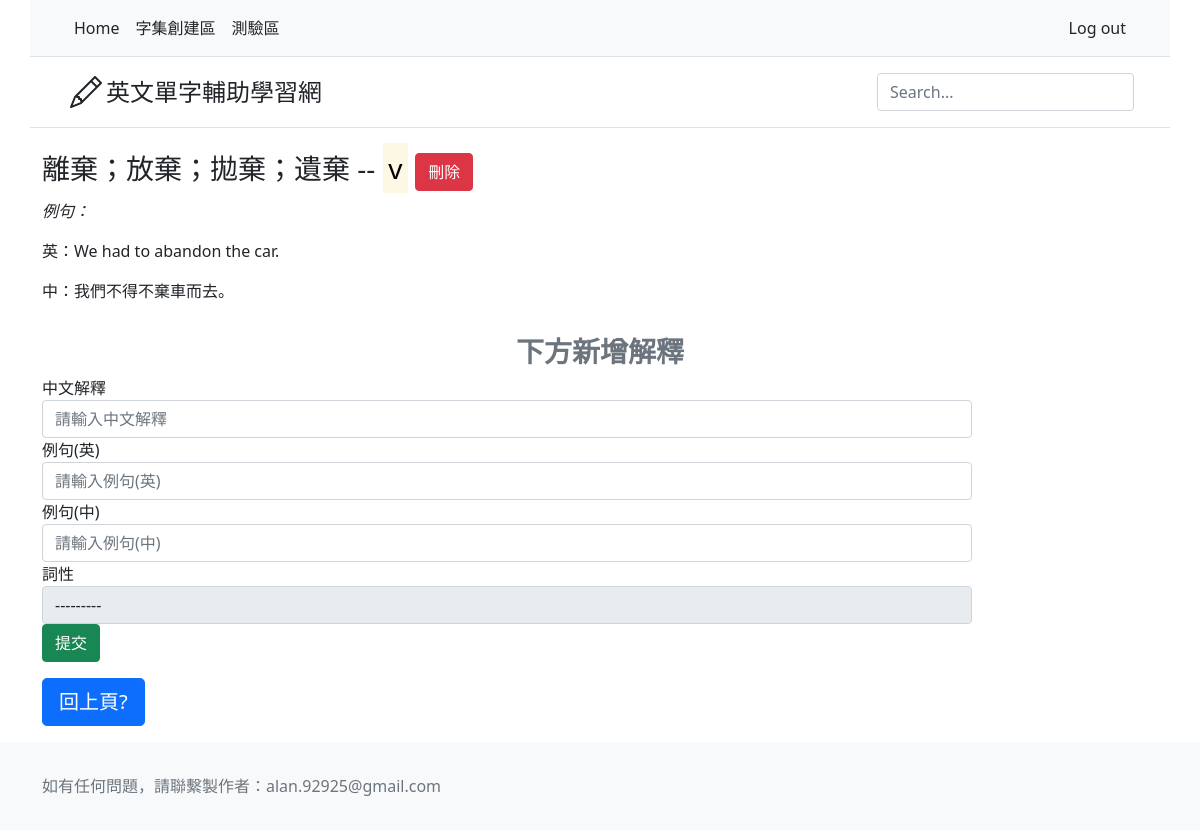
Page /words/WordEditor/voc/meaning/64/ (signed in) on the committed database.
### words/models.py (models this page shows, shortened)
class Meaning(models.Model):
    vocabulary = models.ForeignKey(Vocabulary, on_delete=models.CASCADE)
    noun = 'n'
    pronoun = 'pron'
    verb = 'v'
    adjective = 'adj'
    adverb = 'adv'
    preposition = 'prep'
    conjunction = 'conj'
    interjection = 'int'
    auxiliaryVerb = 'aux'
    SPEECH_CHOICES = [
        (noun, 'n.'),
        (pronoun, 'pron.'),
        (verb, 'v.'),
        (adjective, 'adj.'),
        (adverb, 'adv.'),
        (preposition, 'prep.'),
        (conjunction, 'conj.'),
        (interjection, 'int.'),
        (auxiliaryVerb, 'aux.'),
    ]
    chinese = models.CharField(max_length = 50)
    chinese_sentences = models.CharField(max_length = 250)
    english_sentences = models.CharField(max_length = 250)
    speech = models.CharField(
        max_length = 5,
        choices = SPEECH_CHOICES,
        blank = False
    )

### words/views.py (the view)
# urls.py: path('WordEditor/voc/meaning/<int:voc_id>/', views.MeaningEditor, name='MeaningEditor'),
@login_required(login_url="Login")
def MeaningEditor(request, voc_id):
    object = get_object_or_404(Vocabulary, pk=voc_id)
    Meaning_list = object.meaning_set.order_by('-pk')
    form = MeaningSetModelForm()
    context = {
        'Meaning_list': Meaning_list,
        'title': object.english,
        'Voc_id': object.pk,
        'Set_id': object.character_set.pk,
        'form': form
    }
    if request.user.is_authenticated:
        context['is_authenticated'] = request.user.is_authenticated
    return render(request, 'words/MeaningEditor.html', context)

### words/forms.py
class MeaningSetModelForm(forms.ModelForm):
    class Meta:
        model = Meaning
        exclude = ['vocabulary']
        widgets = {
            'chinese': forms.TextInput(attrs={'class': 'form-control', 'placeholder': '請輸入中文解釋', 'pattern': "[a-zA-Z\u4e00-\u9fa5;]+$", 'title': '解釋只可由大小寫英文和中文以及分號組成'}),
            'chinese_sentences': forms.TextInput(attrs={'class': 'form-control', 'placeholder': '請輸入例句(中)'}),
            'english_sentences': forms.TextInput(attrs={'class': 'form-control', 'placeholder': '請輸入例句(英)'}),
            'speech': forms.Select(attrs={'class': 'form-control', 'placeholder': '請輸入例句(英)'})
        }
        labels = {
            'chinese': '中文解釋',
            'chinese_sentences': '例句(中)',
            'english_sentences': '例句(英)',
            'speech': '詞性'
        }

### words/templates/words/MeaningEditor.html (shortened to what this page needs)
{% extends 'base.html' %}
{% block reference %}
    {% load static %}
{% endblock %}
{% block content %}
    {% if Meaning_list %}
        <ul class = "list-unstyled">
            {% for Meaning in Meaning_list %}
                <li>
                    <h3 id = "{{ Meaning.pk }}">{{ Meaning.chinese }}&nbsp;--&nbsp;<mark>{{ Meaning.speech }}</mark>
                        <button type = "button" class = "btn btn-danger" onclick="delMeaning(this);">刪除</button></h3>
                    <p><em>例句：</em></p>
                    <p>英：{{ Meaning.english_sentences }}</p>
                    <p>中：{{ Meaning.chinese_sentences }}</p>
                </li>
            {% endfor %}
        </ul>
    {% else %}
        <h1>No Meaning are available.</h1>
        <button type = "button" id = "{{ Voc_id }}" class = "btn btn-outline-primary" onclick="fetchMeaning(this);">自動產生Meaning?</button></h3>
    {% endif %}
    <div class="text-muted"><h3 class = "text-center"><strong>下方新增解釋</strong></h3></div>
    <form class = "form-horizontal" action="{% url 'words:AddMeaning'%}" method="POST">
        <div class = "form-group">
            <label class = "col-sm-2 control-label">{{ form.chinese.label }}</label>
            <div class = "col-sm-10">
                {{ form.chinese }}
            </div>
        </div>
        <div class = "form-group">
            <label class = "col-sm-2 control-label">{{ form.english_sentences.label }}</label>
            <div class = "col-sm-10">
                {{ form.english_sentences }}
            </div>
        </div>
        <div class = "form-group">
            <label class = "col-sm-2 control-label">{{ form.chinese_sentences.label }}</label>
            <div class = "col-sm-10">
                {{ form.chinese_sentences }}
            </div>
        </div>
        <div class = "form-group">
            <label class = "col-sm-2 control-label" >{{ form.speech.label }}</label>
            <div class = "col-sm-10">
                {{ form.speech }}
            </div>
        </div>
        <div class = "form-group">
            <div class = "col-sm-offset-2 col-sm-10">
                <button type="submit" class = "btn btn-success">提交</button>
            </div>
        </div>
    </form>
    <p>
    <input type = "button" class = "btn btn-lg btn-primary" value="回上頁?" onclick="location.href='{% url 'words:VocabularyEditor' Set_id %}'">
{% endblock %}

### rows in the picture
Meaning: chinese "離棄；放棄；拋棄；遺棄", speech "v", english_sentences "We had to abandon the car.", chinese_sentences "我們不得不棄車而去。"
